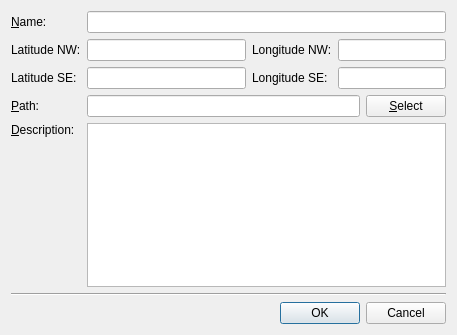
<?xml version="1.0" encoding="UTF-8"?>
<ui version="4.0">
 <class>EditLocationDialog</class>
 <widget class="QDialog" name="EditLocationDialog">
  <property name="geometry">
   <rect>
    <x>0</x>
    <y>0</y>
    <width>457</width>
    <height>335</height>
   </rect>
  </property>
  <property name="windowTitle">
   <string>Edit Location</string>
  </property>
  <layout class="QVBoxLayout" name="verticalLayout">
   <item>
    <layout class="QGridLayout" name="gridLayout">
     <item row="1" column="2">
      <widget class="QLabel" name="labelLongitudeNW">
       <property name="text">
        <string>Longitude NW:</string>
       </property>
       <property name="buddy">
        <cstring>editLongitudeNW</cstring>
       </property>
      </widget>
     </item>
     <item row="2" column="3" colspan="3">
      <widget class="QLineEdit" name="editLongitudeSE"/>
     </item>
     <item row="4" column="0">
      <widget class="QLabel" name="labelPath">
       <property name="text">
        <string>&amp;Path:</string>
       </property>
       <property name="buddy">
        <cstring>editPath</cstring>
       </property>
      </widget>
     </item>
     <item row="0" column="0">
      <widget class="QLabel" name="labelName">
       <property name="text">
        <string>&amp;Name:</string>
       </property>
       <property name="buddy">
        <cstring>editName</cstring>
       </property>
      </widget>
     </item>
     <item row="2" column="0">
      <widget class="QLabel" name="labelLatitudeSE">
       <property name="text">
        <string>Latitude SE:</string>
       </property>
       <property name="buddy">
        <cstring>editLatitudeSE</cstring>
       </property>
      </widget>
     </item>
     <item row="1" column="0">
      <widget class="QLabel" name="labelLatitudeNW">
       <property name="text">
        <string>Latitude NW:</string>
       </property>
       <property name="buddy">
        <cstring>editLatitudeNW</cstring>
       </property>
      </widget>
     </item>
     <item row="5" column="0">
      <widget class="QLabel" name="labelDescription">
       <property name="text">
        <string>&amp;Description:</string>
       </property>
       <property name="alignment">
        <set>Qt::AlignLeading|Qt::AlignLeft|Qt::AlignTop</set>
       </property>
       <property name="buddy">
        <cstring>editDescription</cstring>
       </property>
      </widget>
     </item>
     <item row="4" column="5">
      <widget class="QPushButton" name="selectButton">
       <property name="text">
        <string>&amp;Select</string>
       </property>
      </widget>
     </item>
     <item row="1" column="3" colspan="3">
      <widget class="QLineEdit" name="editLongitudeNW"/>
     </item>
     <item row="1" column="1">
      <widget class="QLineEdit" name="editLatitudeNW"/>
     </item>
     <item row="2" column="2">
      <widget class="QLabel" name="labelLongitudeSE">
       <property name="text">
        <string>Longitude SE:</string>
       </property>
       <property name="buddy">
        <cstring>editLongitudeSE</cstring>
       </property>
      </widget>
     </item>
     <item row="2" column="1">
      <widget class="QLineEdit" name="editLatitudeSE"/>
     </item>
     <item row="0" column="1" colspan="5">
      <widget class="QLineEdit" name="editName"/>
     </item>
     <item row="4" column="1" colspan="4">
      <widget class="QLineEdit" name="editPath"/>
     </item>
     <item row="5" column="1" colspan="5">
      <widget class="QPlainTextEdit" name="editDescription"/>
     </item>
    </layout>
   </item>
   <item>
    <widget class="Line" name="line">
     <property name="orientation">
      <enum>Qt::Horizontal</enum>
     </property>
    </widget>
   </item>
   <item>
    <layout class="QHBoxLayout" name="horizontalLayout">
     <item>
      <spacer name="horizontalSpacer">
       <property name="orientation">
        <enum>Qt::Horizontal</enum>
       </property>
       <property name="sizeHint" stdset="0">
        <size>
         <width>40</width>
         <height>20</height>
        </size>
       </property>
      </spacer>
     </item>
     <item>
      <widget class="QDialogButtonBox" name="dialogButtonBox">
       <property name="orientation">
        <enum>Qt::Horizontal</enum>
       </property>
       <property name="standardButtons">
        <set>QDialogButtonBox::Cancel|QDialogButtonBox::Ok</set>
       </property>
      </widget>
     </item>
    </layout>
   </item>
  </layout>
 </widget>
 <tabstops>
  <tabstop>editName</tabstop>
  <tabstop>editLatitudeNW</tabstop>
  <tabstop>editLongitudeNW</tabstop>
  <tabstop>editLatitudeSE</tabstop>
  <tabstop>editLongitudeSE</tabstop>
  <tabstop>editPath</tabstop>
  <tabstop>selectButton</tabstop>
  <tabstop>editDescription</tabstop>
 </tabstops>
 <resources/>
 <connections>
  <connection>
   <sender>dialogButtonBox</sender>
   <signal>rejected()</signal>
   <receiver>EditLocationDialog</receiver>
   <slot>reject()</slot>
   <hints>
    <hint type="sourcelabel">
     <x>316</x>
     <y>260</y>
    </hint>
    <hint type="destinationlabel">
     <x>286</x>
     <y>274</y>
    </hint>
   </hints>
  </connection>
 </connections>
</ui>
